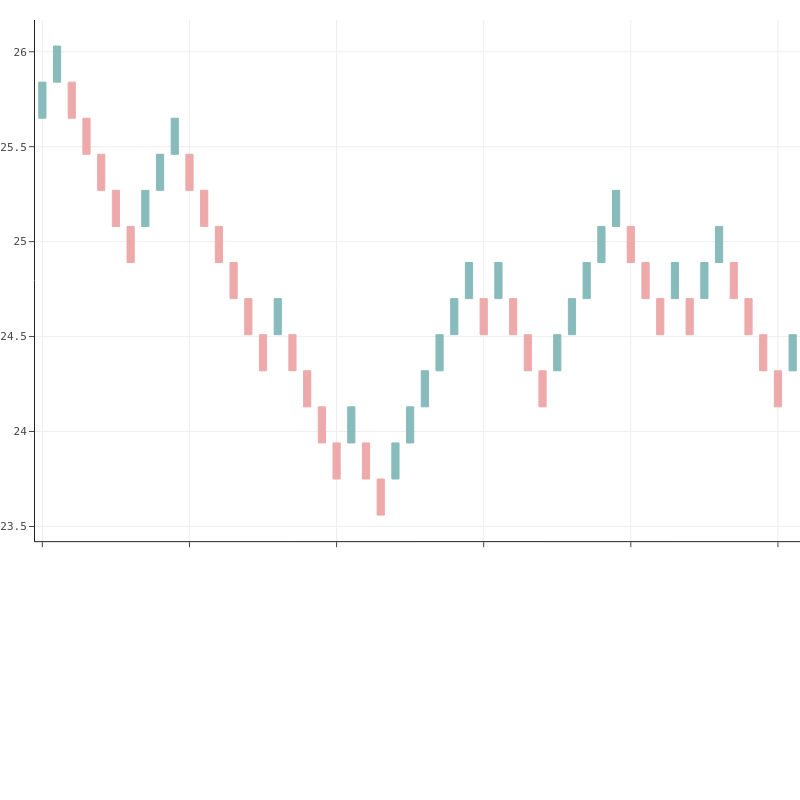

The code cell stored with this chart in its notebook:
### Code cell
layout = get_layout()

fig = sub.make_subplots(
    figure=go.Figure(layout=layout),
    rows=3,
    cols=1,
    shared_xaxes=True,
    vertical_spacing=0.02,
    row_heights=[0.5, 0.1, 0.1],
)

ohlc = get_price_trace(data)


# Основной график, цена
fig.add_trace(ohlc, 1, 1)

### Figure 1 — Plotly figure (JSON) as saved in the notebook; plotly's stock layout.template omitted (floating-point values rounded to 4 significant figures)
{"data": [{"close": [25.84, 26.03, 25.65, 25.46, 25.27, 25.08, 24.89, 25.27, 25.46, 25.65, 25.27, 25.08, 24.89, 24.7, 24.51, 24.32, 24.7, 24.32, 24.13, 23.94, 23.75, 24.13, 23.75, 23.56, 23.94, 24.13, 24.32, 24.51, 24.7, 24.89, 24.51, 24.89, 24.51, 24.32, 24.13, 24.51, 24.7, 24.89, 25.08, 25.27, 24.89, 24.7, 24.51, 24.89, 24.51, 24.89, 25.08, 24.7, 24.51, 24.32, 24.13, 24.51], "decreasing": {"fillcolor": "#eaa", "line": {"color": "#eaa", "width": 1}}, "high": [25.84, 26.03, 25.84, 25.65, 25.46, 25.27, 25.08, 25.27, 25.46, 25.65, 25.46, 25.27, 25.08, 24.89, 24.7, 24.51, 24.7, 24.51, 24.32, 24.13, 23.94, 24.13, 23.94, 23.75, 23.94, 24.13, 24.32, 24.51, 24.7, 24.89, 24.7, 24.89, 24.7, 24.51, 24.32, 24.51, 24.7, 24.89, 25.08, 25.27, 25.08, 24.89, 24.7, 24.89, 24.7, 24.89, 25.08, 24.89, 24.7, 24.51, 24.32, 24.51], "increasing": {"fillcolor": "#8bb", "line": {"color": "#8bb", "width": 1}}, "low": [25.65, 25.84, 25.65, 25.46, 25.27, 25.08, 24.89, 25.08, 25.27, 25.46, 25.27, 25.08, 24.89, 24.7, 24.51, 24.32, 24.51, 24.32, 24.13, 23.94, 23.75, 23.94, 23.75, 23.56, 23.75, 23.94, 24.13, 24.32, 24.51, 24.7, 24.51, 24.7, 24.51, 24.32, 24.13, 24.32, 24.51, 24.7, 24.89, 25.08, 24.89, 24.7, 24.51, 24.7, 24.51, 24.7, 24.89, 24.7, 24.51, 24.32, 24.13, 24.32], "open": [25.65, 25.84, 25.84, 25.65, 25.46, 25.27, 25.08, 25.08, 25.27, 25.46, 25.46, 25.27, 25.08, 24.89, 24.7, 24.51, 24.51, 24.51, 24.32, 24.13, 23.94, 23.94, 23.94, 23.75, 23.75, 23.94, 24.13, 24.32, 24.51, 24.7, 24.7, 24.7, 24.7, 24.51, 24.32, 24.32, 24.51, 24.7, 24.89, 25.08, 25.08, 24.89, 24.7, 24.7, 24.7, 24.7, 24.89, 24.89, 24.7, 24.51, 24.32, 24.32], "showlegend": false, "type": "candlestick", "x": [0, 1, 2, 3, 4, 5, 6, 7, 8, 9, 10, 11, 12, 13, 14, 15, 16, 17, 18, 19, 20, 21, 22, 23, 24, 25, 26, 27, 28, 29, 30, 31, 32, 33, 34, 35, 36, 37, 38, 39, 40, 41, 42, 43, 44, 45, 46, 47, 48, 49, 50, 51], "xaxis": "x", "yaxis": "y"}], "layout": {"autosize": false, "font": {"color": "#444", "family": "Menlo, monospace", "size": 11}, "height": 800, "margin": {"b": 20, "l": 0, "r": 0, "t": 20}, "showlegend": false, "width": 800, "xaxis": {"anchor": "y", "domain": [0.0, 1.0], "gridcolor": "#eee", "gridwidth": 1, "matches": "x3", "rangeslider": {"visible": false}, "showgrid": true, "showticklabels": false}, "xaxis2": {"anchor": "y2", "domain": [0.0, 1.0], "matches": "x3", "showticklabels": false}, "xaxis3": {"anchor": "y3", "domain": [0.0, 1.0]}, "yaxis": {"anchor": "x", "domain": [0.3143, 1.0], "gridcolor": "#eee", "gridwidth": 1, "showgrid": true}, "yaxis2": {"anchor": "x2", "domain": [0.1571, 0.2943]}, "yaxis3": {"anchor": "x3", "domain": [0.0, 0.1371]}}}
